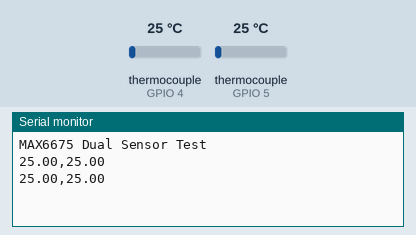
Recording of a sketch running on a simulated ESP32. Parts: the last lines printed to the serial monitor. The inputs (shaded band) are chosen by the test bench; at power-on: thermocouple (sensors on GPIO 4, GPIO 5) 25 °C.

Above: at 1.7 s.
1.8 s: thermocouple (sensor on GPIO 4) set to 6 °C
At 3.1 s:
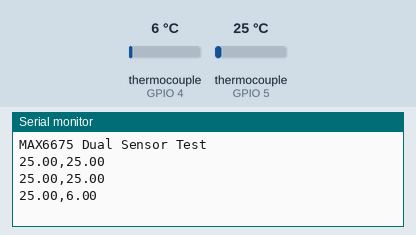
3.3 s: thermocouple (sensor on GPIO 5) set to 6 °C
At 3.9 s:
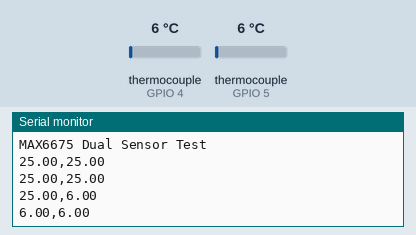
4.8 s: thermocouple (sensor on GPIO 4) set to 75 °C
At 6.1 s:
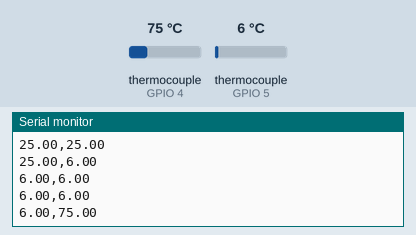
6.3 s: thermocouple (sensor on GPIO 5) set to 75 °C
At 7.3 s:
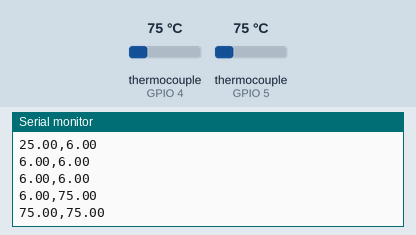
Timing chart, 0 to 8.8 s (numbered marks = the images above; inputs shaded):
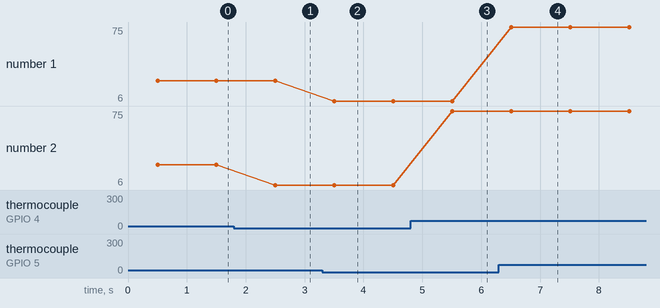

Measured:
- after the input at 1.8 s, the serial monitor: prints a new line after 0.70 s (image 1)
- after the input at 3.3 s, the serial monitor: prints a new line after 0.21 s (image 2)
- after the input at 4.8 s, the serial monitor: prints a new line after 0.71 s (image 3)
- after the input at 6.3 s, the serial monitor: prints a new line after 0.21 s (image 4)
- plotted number 2: 25 → 6 after the input at 1.8 s, 6 → 75 after the input at 4.8 s

The sketch:

Arduinio_Code_ESP32.ino
```cpp
#include <max6675.h>

// Define pins for Sensor 1
int soPin1 = 19;
int sckPin1 = 18;
int csPin1 = 5;

// Define pins for Sensor 2
int soPin2 = 21;
int sckPin2 = 18; // You can share the SCK pin
int csPin2 = 4;

// Initialize the MAX6675 objects
MAX6675 thermocouple1(sckPin1, csPin1, soPin1);
MAX6675 thermocouple2(sckPin2, csPin2, soPin2);

void setup() {
  Serial.begin(115200);
  delay(500);
  Serial.println("MAX6675 Dual Sensor Test");
}

void loop() {
  double temp1 = thermocouple1.readCelsius();
  double temp2 = thermocouple2.readCelsius();

  // Send data to serial in CSV format
  Serial.print(temp1);
  Serial.print(",");
  Serial.println(temp2);

  delay(1000); // 1-second delay
}
```
